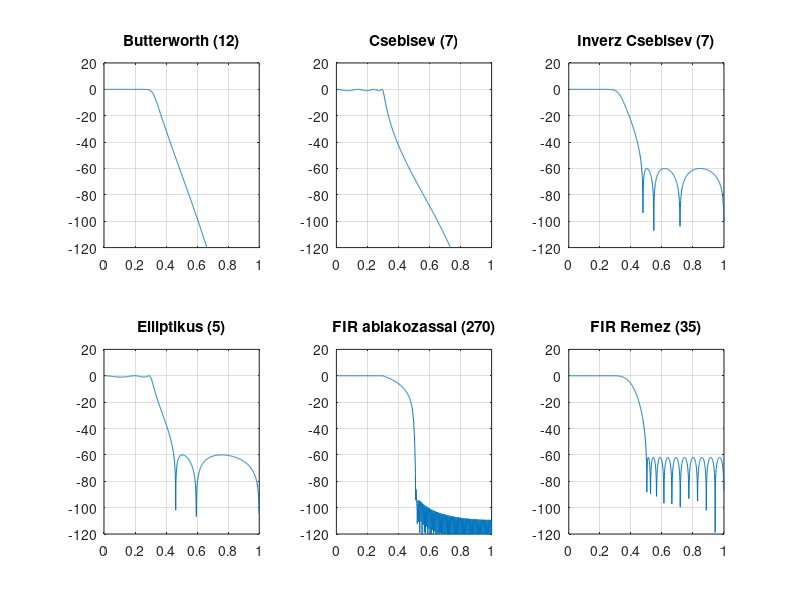

Here is the MATLAB script that generated this plot:
clear all;
clc;

%% Alulatereszto szuro parameterei
Wp=0.3; %ateresztosav vege (1 -> fs/2)
Ws=0.5; %zarosav kezdete (1 -> fs/2)
Rp=1; %maximalis ateresztosavi ingadozas (dB)
Rs=60; %minimalis zarosavi elnyomas (dB)

%% Butterworth-approximacio
[N W0]=buttord(Wp,Ws,Rp,Rs);
[B A]=butter(N,W0);
[H W]=freqz(B,A,1000);
subplot(231);
plot(W/pi,20*log10(abs(H)));
grid on;
axis([0 1 -120 20]);
title(sprintf('Butterworth (%d)',N));

%% Csebisev-approximacio
[N W0]=cheb1ord(Wp,Ws,Rp,Rs);
[B A]=cheby1(N,Rp,W0);
[H W]=freqz(B,A,1000);
subplot(232);
plot(W/pi,20*log10(abs(H)));
grid on;
axis([0 1 -120 20]);
title(sprintf('Csebisev (%d)',N));

%% Inverz Csebisev-approximacio
[N W0]=cheb2ord(Wp,Ws,Rp,Rs);
[B A]=cheby2(N,Rs,W0);
[H W]=freqz(B,A,1000);
subplot(233);
plot(W/pi,20*log10(abs(H)));
grid on;
axis([0 1 -120 20]);
title(sprintf('Inverz Csebisev (%d)',N));

%% Elliptikus (Cauer-) approximacio
[N W0]=ellipord(Wp,Ws,Rp,Rs);
[B A]=ellip(N,Rp,Rs,W0);
[H W]=freqz(B,A,1000);
subplot(234);
plot(W/pi,20*log10(abs(H)));
grid on;
axis([0 1 -120 20]);
title(sprintf('Elliptikus (%d)',N));

%% FIR szuro frekvenciamintavetelezessel-ablakozassal
N=270;
h=fir2(N,[0 Wp Ws 1],[1 1 0 0]);
[H W]=freqz(h,1,1000);
subplot(235);
plot(W/pi,20*log10(abs(H)));
grid on;
axis([0 1 -120 20]);
title(sprintf('FIR ablakozassal (%d)',N));

%% FIR szuro Remez-algoritmussal
N=35;
h=firpm(N,[0 Wp Ws 1],[1 1 0 0]);
[H W]=freqz(h,1,1000);
subplot(236);
plot(W/pi,20*log10(abs(H)));
grid on;
axis([0 1 -120 20]);
title(sprintf('FIR Remez (%d)',N));
